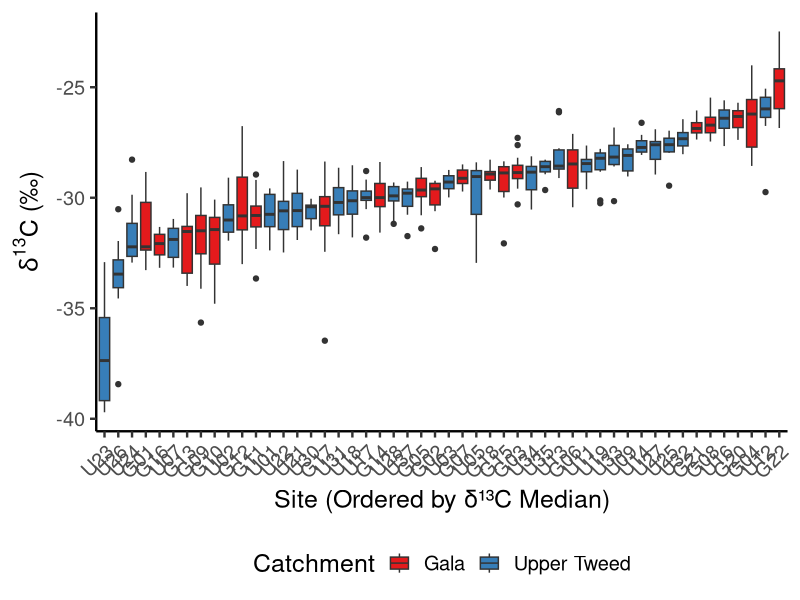
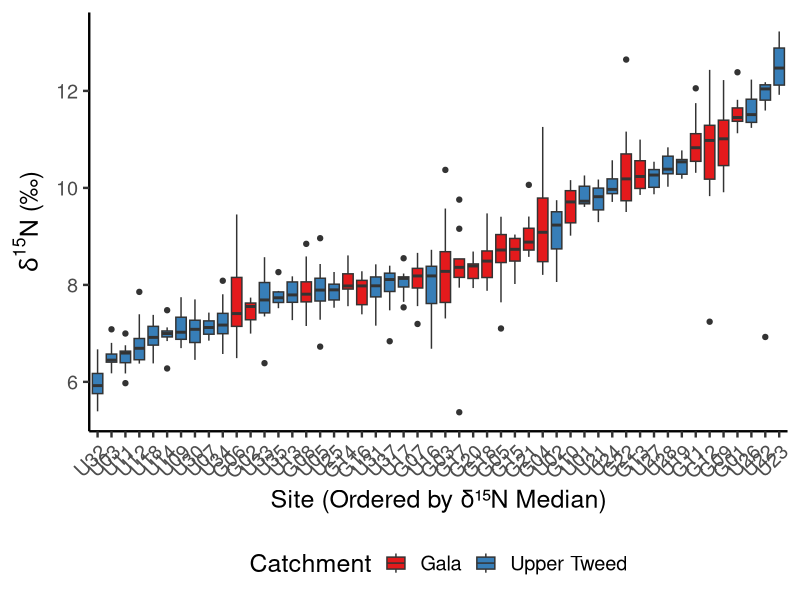
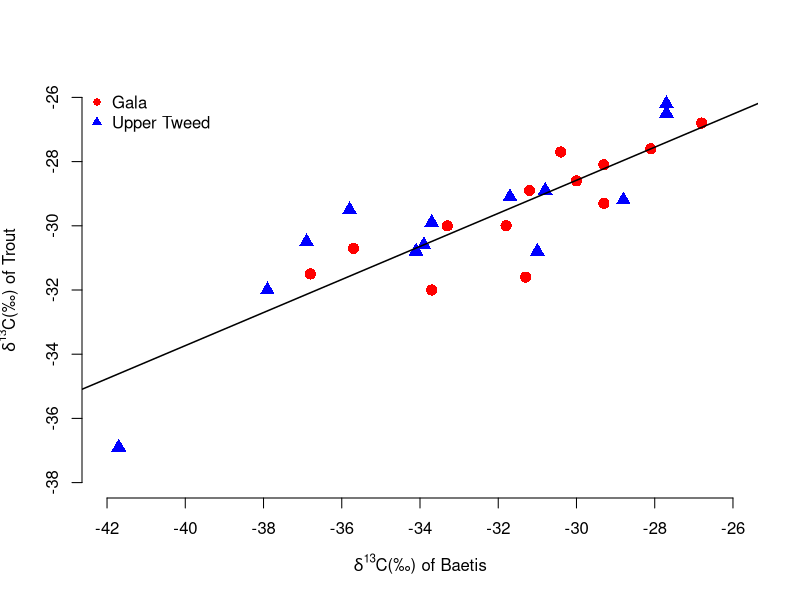

These charts were generated, in order, by the following R code:

# Results section 3.1 -----------------------------------------------------

library(ggplot2)

# load data files

site_isotope_data<-read.csv("site_isotope_data.csv", 
                            stringsAsFactors = TRUE)
trout_baetis_data <- read.csv("trout_baetis_data.csv", 
                              stringsAsFactors = TRUE)

# Between-site isotope comparison -----------------------------------------

# Comparison of medians

kruskal.test(d13C~Site, data=site_isotope_data)
kruskal.test(d15N~Site, data=site_isotope_data)

# Figures

# Reorder Site based on median d13C
site_isotope_data$Site <- reorder(site_isotope_data$Site, 
                                  site_isotope_data$d13C, median, na.rm = TRUE)

# Create Fig 3a
trout_c_plot <- ggplot(site_isotope_data, aes(x = Site, y = d13C, 
                                              fill = Catchment)) +
  geom_boxplot() +
  theme_classic(base_size = 18) +
  theme(
    text = element_text(size = 18),
    axis.text.x = element_text(angle = 45, hjust = 1),
    legend.position = "bottom")+
  ylab(expression(paste(delta^{13}, "C (\u2030)"))) +
  xlab("Site (Ordered by δ¹³C Median)") +
  labs(fill = "Catchment") +
  scale_fill_brewer(palette = "Set1")
trout_c_plot


# Create Fig 3b
site_isotope_data$Site <- reorder(site_isotope_data$Site, 
                                  site_isotope_data$d15N, median, na.rm = TRUE)
trout_n_plot <- ggplot(site_isotope_data, aes(x = Site, y = d15N, 
                                              fill = Catchment)) +
  geom_boxplot() +
  theme_classic(base_size = 18) +
  theme(
    text = element_text(size = 18),
    axis.text.x = element_text(angle = 45, hjust = 1),
    legend.position = "bottom")+
  ylab(expression(paste(delta^{15}, "N (\u2030)"))) +
  xlab("Site (Ordered by δ¹⁵N Median)") +
  labs(fill = "Catchment") +
  scale_fill_brewer(palette = "Set1")
trout_n_plot

# Trout-Baetis isotope comparison -----------------------------------------

# Linear model analysis
m1 <- lm(Trout.Average.d13C~Baetis.d13C, data=trout_baetis_data)
summary(m1)

# Assessing between catchment variation
t.test(Trout.Average.d13C~Catchment, data=trout_baetis_data)
t.test(Baetis.d13C~Catchment, data=trout_baetis_data)


# Create Figure 4
shapes <- c( 16, 17)
colors <- c("red", "blue")

plot(Trout.Average.d13C ~ Baetis.d13C, data=trout_baetis_data, 
     ylab = expression(paste(delta^{13}, "C(\u2030) of Trout") ), 
     xlab = expression(paste(delta^{13}, "C(\u2030) of Baetis") ),
     pch = shapes,
     col=colors,
     cex = 1.5,
     lwd = 2,
     bty="n",
     xlim=c(-42, -26),
     ylim=c(-38, -26),
     xaxt="n")
axis(side = 1, at = seq(-42, -26, by = 2))
legend("topleft", legend = sort(unique(trout_baetis_data$Catchment)), 
       pch = shapes, col = colors, 
       bg = "transparent",bty="n")
abline(m1, lwd=1.5, col="black")
